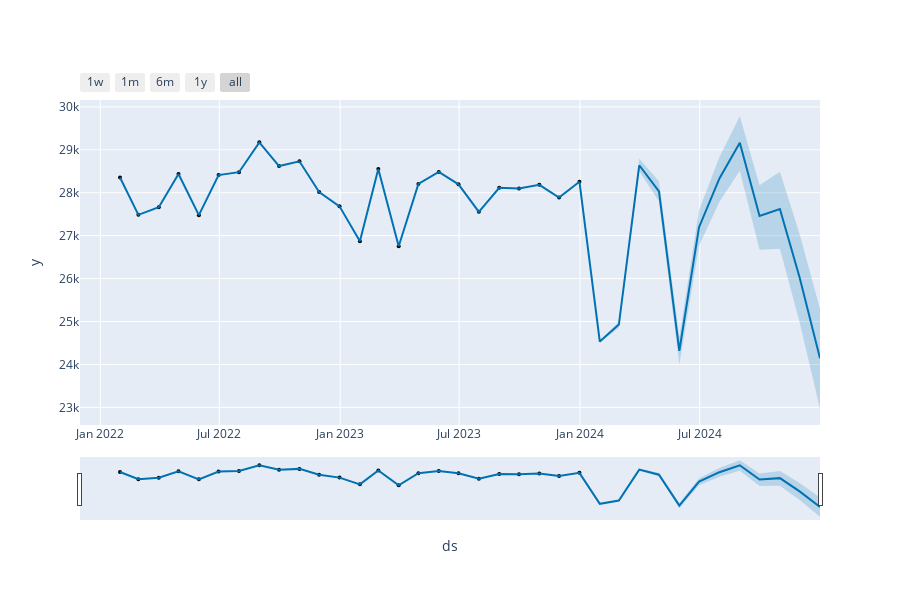
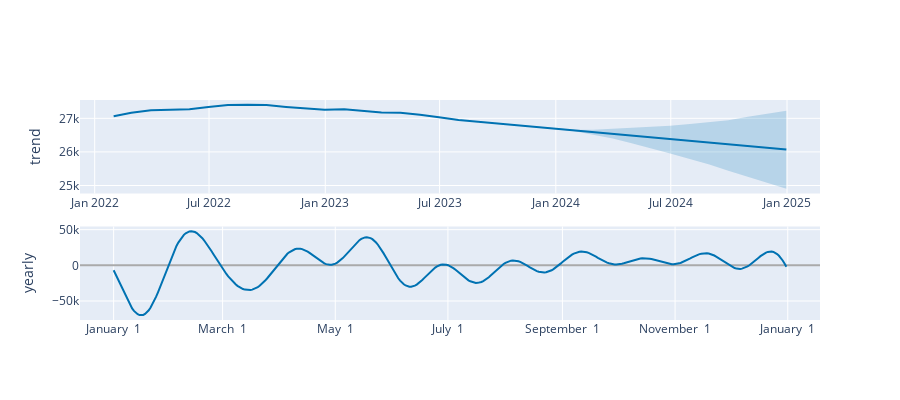

Source (notebook cell) for these figures, in order:
### Code cell
from prophet.plot import plot_plotly, plot_components_plotly

# Plot the forecast
fig_forecast = plot_plotly(model, forecast)
fig_forecast.show()

# Plot the forecast components
fig_components = plot_components_plotly(model, forecast)
fig_components.show()
